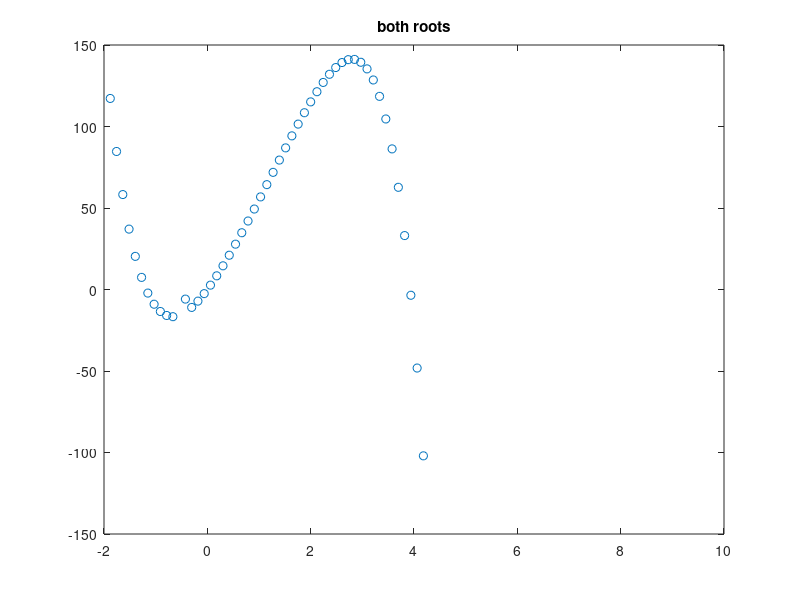
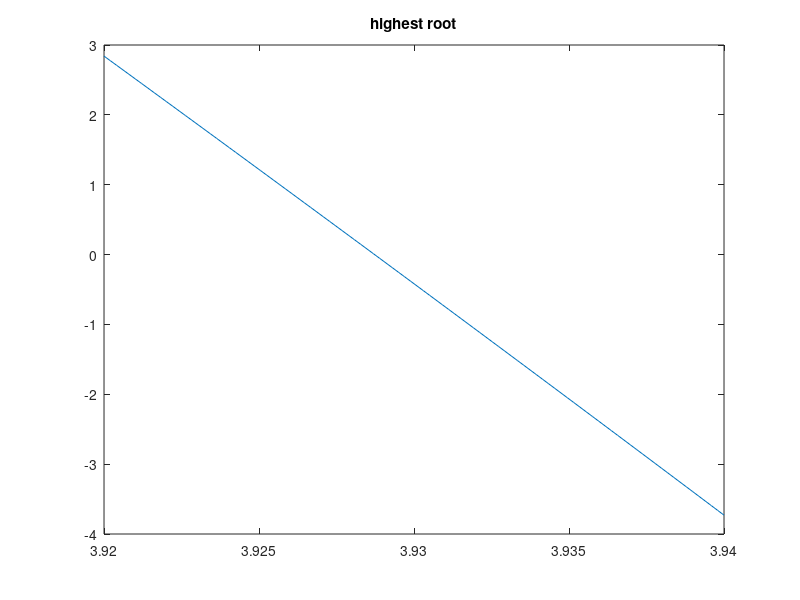
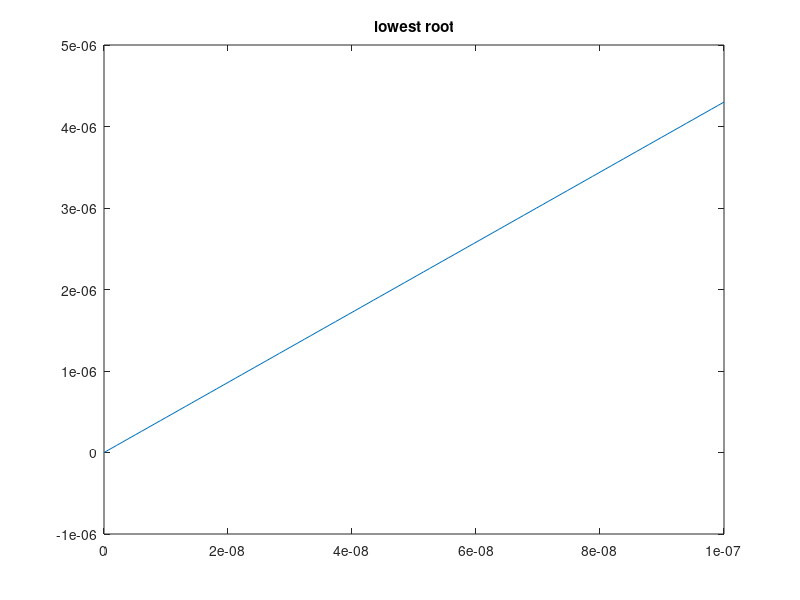

Write MATLAB code to recreate these figures, in order.
% Icke-linj(är) skal(är) ekvation med Newtons metod
clc; clear all; close all; format long;

% For finding the constants of convergence, we've seen that the relative
% errors are not that good for this. We'll need the true error, and for
% that we're looking to the future and procure the real roots:
low_root = 0.000000000003810;  high_root = 3.928727810646067;


% bestäm rötter till
f = @(x) 62.*x - ((x.^2 + x + 0.04) ./ (2.*x + 1)).^7 - 19.*x.*exp(-x);
% note: när det inte funkar att dra en vektor genom funktionen, kolla så
% att alla operatorer för multiplikation, division, och exponentiering
% har en punkt innan för att göra operationerna elementvisa. Jag missade
% punkten vid "./".

% den här kommer behövas senare: ... kanske.
fp = @(x) 14 .* (x.^2 + x + .04).^7 ./ (2.*x + 1).^8 - ...
    7 .* (x.^2 + x + .04).^6 ./ (2.*x + 1).^6 + 19.*exp(-x).*(x -1) + 62;

%fp = @(x) 62 - 7.*((x.^2 + x + .04) ./ (2.*x + 1)) ...
%    .*((2*x.^2 + 2*x + .92)./(4*x.^2 + 4.*x + 1)) ...
%    + 19 .* exp(-x) .* (x - 1);
% The middle part was hard to differentiate, and I got
% 7*((x.^2 + x + .04) ./ (2*x + 1)).*((2*x.^2 + 2*x + .92)./(4*x.^2 + 4.*x + 1))
% which I thought was cor

% a. Grovlokalisera den största och den minsta roten. Genom följande prov
% ses att f(0)*f(1) < 0 & f(1)*f(4) < 0, alltså finns det rötter i de två
% intervallen. Av lydelsen antas att det bara finns två positiva rötter.
% Detta är dock inte uppenbart, och svårt att urskilja från funktionens
% utseende, annat än att den blir... nej, det är svårt.

f([0 1 4]')
%f(0)
%f(1)
%f(2)

x = linspace(-2, 10);
plot(x, f(x), 'o'); ylim([-150, 150]); title("both roots");

figure(12)
plot(linspace(0,.0000001, 100), f(linspace(0,.0000001, 100)));
title("lowest root");

figure(3)
plot(linspace(3.92, 3.94, 100), f(linspace(3.92, 3.94, 100)));
title("highest root");

% Part c: determine roots with Newton's method
tol = 10^(-8);  % this is for "relativfel", relative error in Sauer.
                % relative error = abs(x_c - x) / abs(x)

% I'll postphone this slightly... wouldn't I have to know the
% root to calculate the relative error?
% ok, Sauer 1.2.4 Stopping criteria. The relative error 
% stopping critera is (abs(x_iplus1 - x_i) / abs(x_i_plus_1)) < TOL

% What's a constant of convergence?
% answer: error_next = M * error_previous ^ alpha, where
% M is the constant of convergence and 
% alhpa is the order of convergence. 2 for Newtons.
% M = error_nect / (error_previous^alpha)
% to get alpha, take a second point: error_previous =
% M*error_previouser^alpha and combine the two equations, use log-laws,
% and solve for alpha.

% lowest root
x0 = 1; list_1 = [x0]; error_list_1 = []; true_error_list_1 = [];
max_iter = 100; iter = 1; error = 1;
while (iter < max_iter) && (error > tol)
    x1 = x0 - f(x0)/ fp(x0);
    error = abs(x1 - x0) / abs(x1);
    if iter ~= 1        % I don't want to include my error = 1
        error_list_1(end+1) = error;
    end
    x0 = x1; list_1(end+1) = x1;
    iter = iter + 1;
    true_error = abs(x1 - low_root);
    true_error_list_1(end + 1) = true_error;
end
disp("low root is: " + x1);
disp("List of first iterations: "); disp(list_1');
disp("Relative error list one is: ")
disp(error_list_1')
disp("True error list one is: ")
disp(true_error_list_1')

% Finding contant of convergence
M_1_list = []; order = 2;
for k = 1: length(true_error_list_1) - 1 - 2    % minus två för lärdomen.
    M_1 = true_error_list_1(k+1) / (true_error_list_1(k).^order);
    M_1_list(end + 1) = M_1;
end
disp("Constants of convergence for low root: ");disp(M_1_list');


% highest root
x0 = 3.5; list_2 = [x0]; error_list_2 = []; true_error_list_2 = [];
max_iter = 100; iter = 1; error = 1;
while (iter < max_iter) && (error > tol)
    x1 = x0 - f(x0)/ fp(x0);
    error = abs(x1 - x0) / abs(x1);
    if iter ~= 1        % I don't want to include my error = 1
        error_list_2(end+1) = error;
    end
    x0 = x1; list_2(end+1) = x1;
    iter = iter + 1;
    true_error = abs(x1 - high_root);
    true_error_list_2(end + 1) = true_error;
end
disp("high root is: " + x1);
disp("List of second iterations: " );disp(list_2') 
disp("Relative error list two is: ")
disp(error_list_1')
disp("True error list two is: ")
disp(true_error_list_2')

% Finding contant of convergence
M_2_list = []; order = 2;
for k = 1: length(true_error_list_2) - 1 - 2    % minus två för lärdomen.
    M_2 = true_error_list_2(k+1) / (true_error_list_2(k).^order);
    M_2_list(end + 1) = M_2;
end
disp("Constants of convergence for high root: ");disp(M_2_list');

% ... it keeps bouncing back to the low root. edit: I fixed it! fp wrong.

% lärdom: ehm, sista felen blir jättesmå så datorns maskinosäkerhet tar
% plats.
